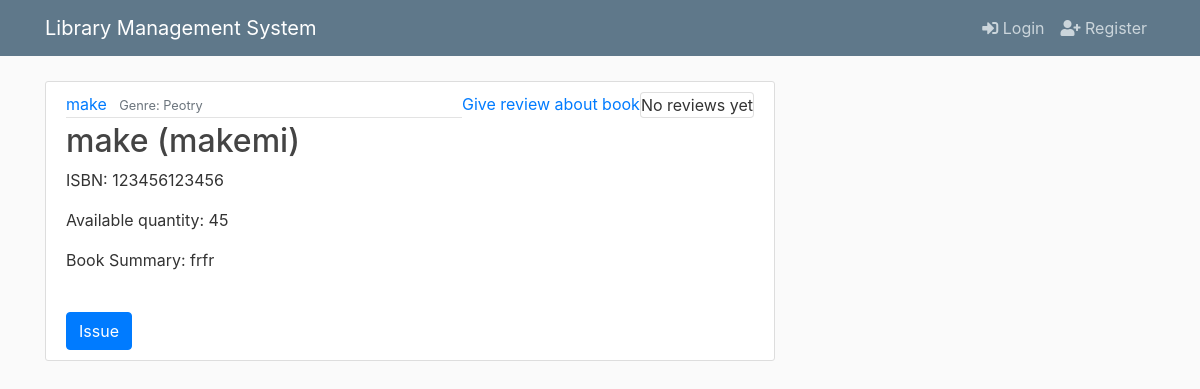
Screenshot of /book/4/ with the database file from the repository.
### lapp/models.py (models this page shows, shortened)
class Book(models.Model):
    title = models.CharField(max_length=200)
    author = models.CharField(max_length=100)
    summary = models.TextField(max_length=1000, help_text="Enter a brief description of the book")
    isbn = models.CharField('ISBN', max_length=13,
                            help_text='13 Character <a href="https://www.isbn-international.org/content/what-isbn">ISBN number</a>')
    genre = models.CharField(max_length=200, help_text="Enter a book genre (e.g. Science Fiction, French Poetry etc.)")
    quantity = models.IntegerField()
    lib_author= models.CharField(max_length=100, default= "Sara")
    category=models.CharField(max_length=50, default="Featured")
    image=models.ImageField(default='default.jpg',upload_to='profile_pics')

### lapp/views.py (the view)
# urls.py: path('book/<int:pk>/',lib_views.BookDetailView, name='book-detail'),
def BookDetailView(request, pk):
    book = get_object_or_404(Book, id=pk)
    reviews=Reviews.objects.filter(book=book).exclude(review="none")
    rr=Reviews.objects.filter(student__id=request.user.id)
    print(rr)
    return render(request, 'librarian/book_detail.html', locals())

### lapp/templates/librarian/book_detail.html (shortened to what this page needs)
{% extends "librarian/base.html" %}
{% block content %}
    <article class="media content-section">
        <div class="media-body">
            <div class="article-metadata">
                <a class="mr-2" href="#">{{ book.title }}</a>
                <small class="text-muted">Genre: {{ book.genre }}</small>
            </div>
            <h2 class="article-title">{{ book.title }} ({{ book.author}})</h2>
            <p class="article-content">ISBN: {{ book.isbn }}</p>
            <p class="article-content">Available quantity: {{ book.quantity }}</p>
            <p class="article-content">Book Summary: {{ book.summary }}</p>
            {% if book.quantity and not user.is_superuser %}
                <br>
                <a class="btn btn-primary" href="{% url 'request-issue' pk=book.id %}">Issue</a>
            {% endif %}
        </div>
        {% if rr|length == 0 %}
            <a href="{% url 'rating_update' %}">Give review about book</a>
        {% endif %}
        <div class="card">
            {% if reviews %}
                {% for r in reviews %}
                    {% if r.review is  not "none" %}
                        <div class="card-body">
                            <div class="row">
                                <div class="col-md-10">
                                    <p>
                                        <a class="float-left"
                                        href="{% url 'student-detail' pk=r.student.id %} "><strong>{{ r.student.name }}</strong></a>
                                    </p>
                                    <div class="clearfix"></div>
                                    <p>{{ r.review }}</p>
                                </div>
                            </div>
                        </div>
                    <!-- {% elif r.review is "none" %}
                        <a href="{% url 'rating_update' pk=r.id %}">Give review about book</a> -->
                    {% endif %}
                {% endfor %}
            {% else %}
                No reviews yet
            {% endif %}
        </div>
    </article>
{% endblock content %}

### static/librarian/main.css (style rules this page uses)
body { background: #fafafa; color: #333333; margin-top: 5rem; }
h1, h2, h3, h4, h5, h6 { color: #444444; }
.content-section { background: #ffffff; padding: 10px 20px; border: 1px solid #dddddd; border-radius: 3px; margin-bottom: 20px; }
.article-title { color: #444444; }
.article-content { white-space: pre-line; }
.article-metadata { padding-bottom: 1px; margin-bottom: 4px; border-bottom: 1px solid #e3e3e3 }

### rows the page displays
Book: title "make", genre "Peotry", author "makemi", isbn "123456123456", quantity "45", summary "frfr"
